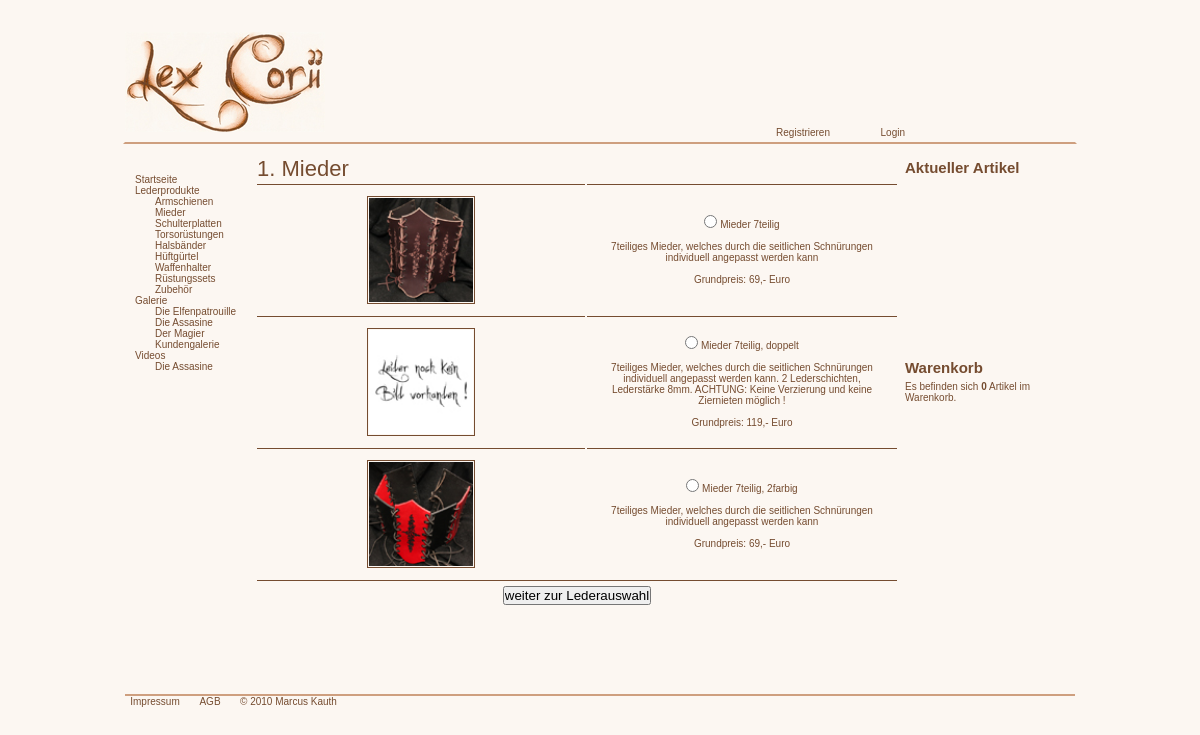
The page /mieder.php on the database its author committed.
### tables this page shows
CREATE TABLE IF NOT EXISTS `artikel` (
  `aid` int(10) NOT NULL,
  `gid` int(5) DEFAULT NULL,
  `name` varchar(50) DEFAULT NULL,
  `beschreibung` text NOT NULL,
  `preis` double NOT NULL,
  `farbe` varchar(20) NOT NULL,
  `bild1` varchar(50) DEFAULT NULL,
  PRIMARY KEY (`aid`),
  KEY `gid` (`gid`)
);

### mieder.php (the view, shortened to what this page needs)
<?php
    include "functions.php";
	$sth=$dbh->prepare("SELECT * FROM artikel WHERE gid = ?");
	$sth->execute (array('4'));
	$lederartikel = $sth->fetchAll(PDO::FETCH_OBJ);
	include "header.php";
?>
<table>
	<tr style="height:25px">
        <td colspan="2" style="border:0px">
            <ul class="produktnavi">
                <li style="font-size:22px; margin:0 10px 0 0"><?= '1. '.$_SESSION['link'] ?></li>
            </ul>
        </td>
    </tr>
	<form method="post">
    <?php foreach ($lederartikel as $art): ?>
        <tr>
            <td><a href="images/produktbilder/<?= $art->bild1 ?>.jpg" rel="lightbox"><img src="images/produktbilder/thn/<?= $art->bild1 ?>thn.jpg" alt="Produktbild" title="zum Vergr&ouml;&szlig;ern bitte klicken" class="artikelbilder1" /></a></td>
            <td>
                <input type="radio" name="lederartikel" value="<?= $art->name ?>" /> <?= $art->name."<br /><br /><p style=\"margin:0 10px\">".$art->beschreibung."</p><br /><p>Grundpreis: ".$art->preis.",- Euro</p>" ?>
            </td>
        </tr>
     <?php $bild++;
        	endforeach ?>
    	<tr style="height:30px">
        	<td colspan="2"><input type="submit" name="weiter" value="weiter zur Lederauswahl" /></td>
		</tr>
     </form>
</table>
<?php include "footerartikel.php"; ?>

### style.css (style rules this page uses)
* { margin:0; padding:0; }
html { font-family:"Trebuchet MS", Arial, Georgia, "Times New Roman", serif; font-size:10px; background-color:#fcf7f2; color:#754c30; }
#maininbox tr { height:130px; }
#maininbox td { width:310px; border-top:1px solid #754c30; text-align:center; }
#maininbox ul { margin:0 0 0 0; }
.produktnavi li { float:left; margin:11px 10px 0 0; list-style:none; }
a { color:#754c30;; outline:none; text-decoration:none; }
a img { border:2px solid #color:#754c30;; }
.artikelbilder1 { list-style:none; float:left; height:104px; width:104px; border:1px solid #754c30; margin:0 110px; padding:1px; }
form { display:inline; }
table ul { list-style:none; }

### rows shown on the page
artikel: bild1 (picture), name "Mieder 7teilig", beschreibung "7teiliges Mieder, welches durch die seitlichen Schnürungen individuell angepasst werden kann", preis "69"
artikel: bild1 (picture), name "Mieder 7teilig, doppelt", beschreibung "7teiliges Mieder, welches durch die seitlichen Schnürungen individuell angepasst werden kann. 2 Lederschichten, Lederstärke 8mm. ACHTUNG: Keine Verzierung und keine Ziernieten möglich !", preis "119"
artikel: bild1 (picture), name "Mieder 7teilig, 2farbig", beschreibung "7teiliges Mieder, welches durch die seitlichen Schnürungen individuell angepasst werden kann", preis "69"

### other values the page prints
$_SESSION['link'] "Mieder"
$artikelanzahl "0"
